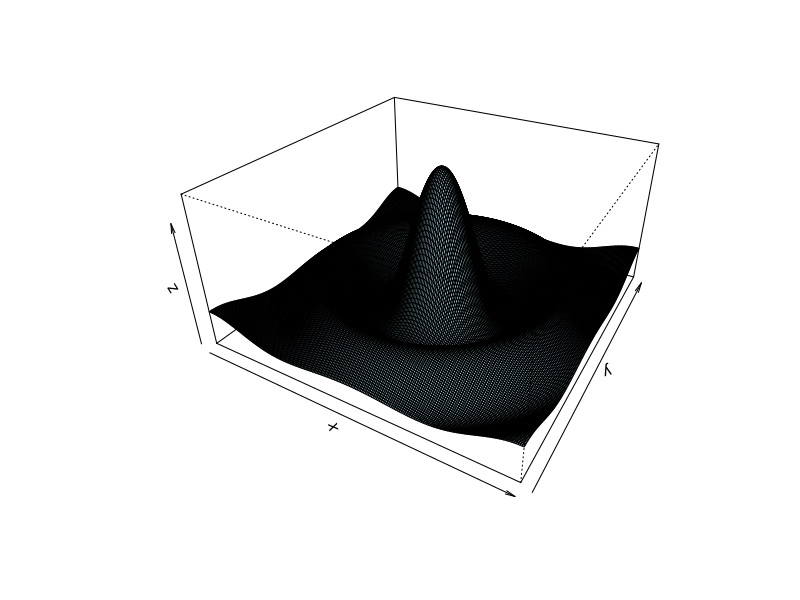

R code for this plot:
# r2py crawler metadata
# package: foreach
# source_type: demo
# topic: sincSEQ
# source_file: C:\Users\bened\AppData\Local\R\win-library\4.5\foreach\demo\sincSEQ.R
# lines: 36

library(foreach)

# Define a function that creates an iterator that returns subvectors
ivector <- function(x, chunks) {
  n <- length(x)
  i <- 1

  nextEl <- function() {
    if (chunks <= 0 || n <= 0) stop('StopIteration')
    m <- ceiling(n / chunks)
    r <- seq(i, length=m)
    i <<- i + m
    n <<- n - m
    chunks <<- chunks - 1
    x[r]
  }

  obj <- list(nextElem=nextEl)
  class(obj) <- c('abstractiter', 'iter')
  obj
}

# Define the coordinate grid and figure out how to split up the work
x <- seq(-10, 10, by=0.1)
cat('Running sequentially\n')
ntasks <- 4

# Compute the value of the sinc function at each point in the grid
z <- foreach(y=ivector(x, ntasks), .combine=cbind) %do% {
  y <- rep(y, each=length(x))
  r <- sqrt(x ^ 2 + y ^ 2)
  matrix(10 * sin(r) / r, length(x))
}

# Plot the results as a perspective plot
persp(x, x, z, ylab='y', theta=30, phi=30, expand=0.5, col="lightblue")
